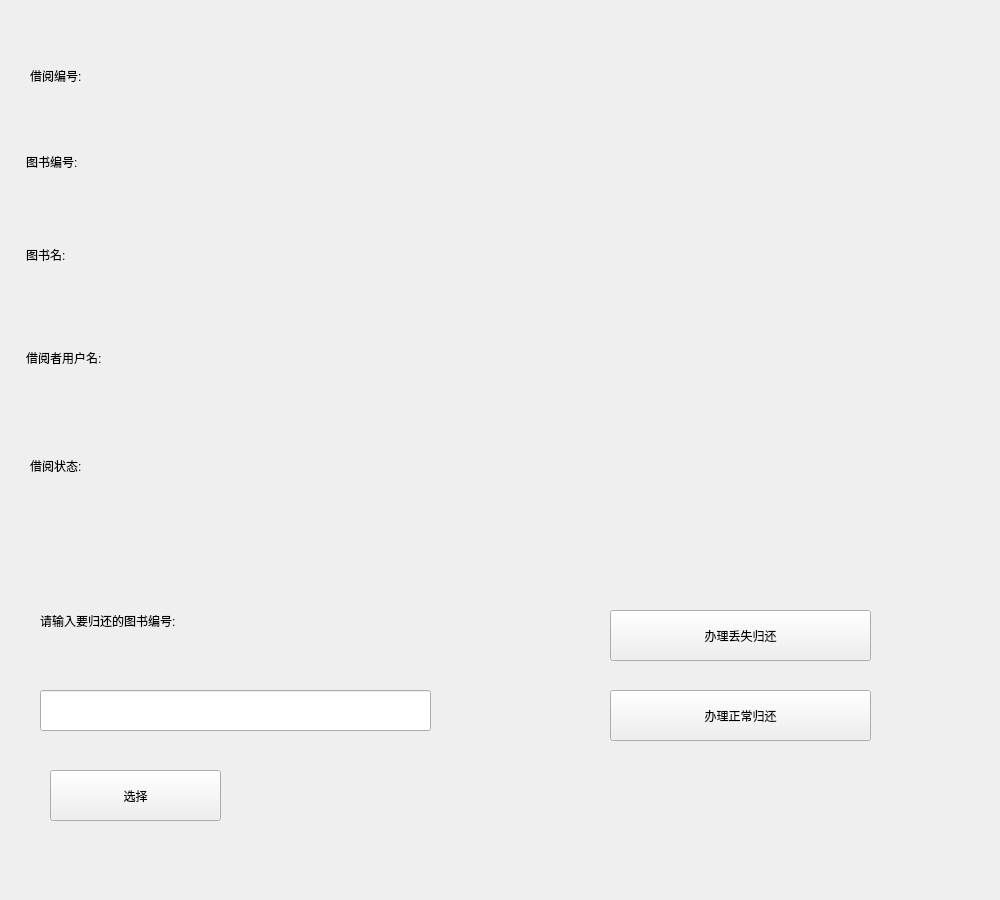
<?xml version="1.0" encoding="UTF-8"?>
<ui version="4.0">
 <class>return_book</class>
 <widget class="QWidget" name="return_book">
  <property name="geometry">
   <rect>
    <x>0</x>
    <y>0</y>
    <width>1000</width>
    <height>900</height>
   </rect>
  </property>
  <property name="windowTitle">
   <string>图书归还</string>
  </property>
  <property name="styleSheet">
   <string notr="true">font: 20pt &quot;Arial&quot;;</string>
  </property>
  <widget class="QWidget" name="widget" native="true">
   <property name="geometry">
    <rect>
     <x>20</x>
     <y>40</y>
     <width>300</width>
     <height>500</height>
    </rect>
   </property>
   <property name="sizePolicy">
    <sizepolicy hsizetype="Maximum" vsizetype="Maximum">
     <horstretch>0</horstretch>
     <verstretch>0</verstretch>
    </sizepolicy>
   </property>
   <property name="maximumSize">
    <size>
     <width>300</width>
     <height>791</height>
    </size>
   </property>
   <widget class="QLabel" name="label">
    <property name="geometry">
     <rect>
      <x>10</x>
      <y>10</y>
      <width>371</width>
      <height>51</height>
     </rect>
    </property>
    <property name="text">
     <string>借阅编号:</string>
    </property>
   </widget>
   <widget class="QLabel" name="label_2">
    <property name="geometry">
     <rect>
      <x>6</x>
      <y>96</y>
      <width>341</width>
      <height>51</height>
     </rect>
    </property>
    <property name="text">
     <string>图书编号:</string>
    </property>
   </widget>
   <widget class="QLabel" name="label_3">
    <property name="geometry">
     <rect>
      <x>6</x>
      <y>194</y>
      <width>331</width>
      <height>41</height>
     </rect>
    </property>
    <property name="text">
     <string>图书名:</string>
    </property>
   </widget>
   <widget class="QLabel" name="label_4">
    <property name="geometry">
     <rect>
      <x>6</x>
      <y>292</y>
      <width>411</width>
      <height>51</height>
     </rect>
    </property>
    <property name="text">
     <string>借阅者用户名:</string>
    </property>
   </widget>
   <widget class="QLabel" name="label_5">
    <property name="geometry">
     <rect>
      <x>10</x>
      <y>400</y>
      <width>411</width>
      <height>51</height>
     </rect>
    </property>
    <property name="text">
     <string>借阅状态:</string>
    </property>
   </widget>
  </widget>
  <widget class="QPushButton" name="choose">
   <property name="geometry">
    <rect>
     <x>50</x>
     <y>770</y>
     <width>171</width>
     <height>51</height>
    </rect>
   </property>
   <property name="text">
    <string>选择</string>
   </property>
  </widget>
  <widget class="QLabel" name="label_6">
   <property name="geometry">
    <rect>
     <x>40</x>
     <y>590</y>
     <width>551</width>
     <height>61</height>
    </rect>
   </property>
   <property name="text">
    <string>请输入要归还的图书编号:</string>
   </property>
  </widget>
  <widget class="QWidget" name="widget_2" native="true">
   <property name="geometry">
    <rect>
     <x>390</x>
     <y>30</y>
     <width>600</width>
     <height>500</height>
    </rect>
   </property>
   <property name="sizePolicy">
    <sizepolicy hsizetype="Maximum" vsizetype="Maximum">
     <horstretch>0</horstretch>
     <verstretch>0</verstretch>
    </sizepolicy>
   </property>
   <property name="minimumSize">
    <size>
     <width>600</width>
     <height>500</height>
    </size>
   </property>
   <property name="maximumSize">
    <size>
     <width>600</width>
     <height>500</height>
    </size>
   </property>
   <widget class="QLineEdit" name="borrow_rec_num">
    <property name="geometry">
     <rect>
      <x>0</x>
      <y>20</y>
      <width>531</width>
      <height>51</height>
     </rect>
    </property>
    <property name="styleSheet">
     <string notr="true">background:transparent;border-width:0;border-style:outset</string>
    </property>
    <property name="text">
     <string/>
    </property>
    <property name="maxLength">
     <number>20</number>
    </property>
    <property name="readOnly">
     <bool>true</bool>
    </property>
   </widget>
   <widget class="QLineEdit" name="book_num_display">
    <property name="geometry">
     <rect>
      <x>0</x>
      <y>110</y>
      <width>541</width>
      <height>51</height>
     </rect>
    </property>
    <property name="styleSheet">
     <string notr="true">background:transparent;border-width:0;border-style:outset</string>
    </property>
    <property name="text">
     <string/>
    </property>
    <property name="maxLength">
     <number>30</number>
    </property>
    <property name="readOnly">
     <bool>true</bool>
    </property>
   </widget>
   <widget class="QLineEdit" name="book_name">
    <property name="geometry">
     <rect>
      <x>0</x>
      <y>200</y>
      <width>591</width>
      <height>51</height>
     </rect>
    </property>
    <property name="styleSheet">
     <string notr="true">background:transparent;border-width:0;border-style:outset</string>
    </property>
    <property name="text">
     <string/>
    </property>
    <property name="readOnly">
     <bool>true</bool>
    </property>
   </widget>
   <widget class="QLineEdit" name="reader_name">
    <property name="geometry">
     <rect>
      <x>0</x>
      <y>300</y>
      <width>541</width>
      <height>51</height>
     </rect>
    </property>
    <property name="styleSheet">
     <string notr="true">background:transparent;border-width:0;border-style:outset</string>
    </property>
    <property name="text">
     <string/>
    </property>
    <property name="maxLength">
     <number>10</number>
    </property>
    <property name="frame">
     <bool>true</bool>
    </property>
    <property name="readOnly">
     <bool>true</bool>
    </property>
   </widget>
   <widget class="QLineEdit" name="borrow_state">
    <property name="geometry">
     <rect>
      <x>0</x>
      <y>410</y>
      <width>541</width>
      <height>51</height>
     </rect>
    </property>
    <property name="styleSheet">
     <string notr="true">background:transparent;border-width:0;border-style:outset</string>
    </property>
    <property name="text">
     <string/>
    </property>
    <property name="maxLength">
     <number>10</number>
    </property>
    <property name="frame">
     <bool>true</bool>
    </property>
    <property name="readOnly">
     <bool>true</bool>
    </property>
   </widget>
  </widget>
  <widget class="QPushButton" name="return_button">
   <property name="geometry">
    <rect>
     <x>610</x>
     <y>690</y>
     <width>261</width>
     <height>51</height>
    </rect>
   </property>
   <property name="text">
    <string>办理正常归还</string>
   </property>
  </widget>
  <widget class="QLineEdit" name="book_num">
   <property name="geometry">
    <rect>
     <x>40</x>
     <y>690</y>
     <width>391</width>
     <height>41</height>
    </rect>
   </property>
   <property name="maxLength">
    <number>10</number>
   </property>
  </widget>
  <widget class="QPushButton" name="return_button_bad">
   <property name="geometry">
    <rect>
     <x>610</x>
     <y>610</y>
     <width>261</width>
     <height>51</height>
    </rect>
   </property>
   <property name="text">
    <string>办理丢失归还</string>
   </property>
  </widget>
 </widget>
 <resources/>
 <connections/>
</ui>
